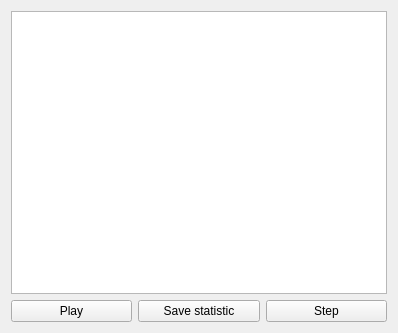
<?xml version="1.0" encoding="UTF-8"?>
<ui version="4.0">
 <class>simulation_view</class>
 <widget class="QWidget" name="simulation_view">
  <property name="geometry">
   <rect>
    <x>0</x>
    <y>0</y>
    <width>398</width>
    <height>333</height>
   </rect>
  </property>
  <property name="maximumSize">
   <size>
    <width>1920</width>
    <height>1000</height>
   </size>
  </property>
  <property name="windowTitle">
   <string>Form</string>
  </property>
  <layout class="QGridLayout" name="gridLayout">
   <item row="0" column="0">
    <layout class="QVBoxLayout" name="verticalLayout">
     <item>
      <layout class="QHBoxLayout" name="visualization_area">
       <item>
        <widget class="QGraphicsView" name="visualization_canvas"/>
       </item>
      </layout>
     </item>
     <item>
      <layout class="QHBoxLayout" name="control_area">
       <item>
        <widget class="QPushButton" name="play_pause_button">
         <property name="sizePolicy">
          <sizepolicy hsizetype="Preferred" vsizetype="Fixed">
           <horstretch>0</horstretch>
           <verstretch>0</verstretch>
          </sizepolicy>
         </property>
         <property name="text">
          <string>Play</string>
         </property>
        </widget>
       </item>
       <item>
        <widget class="QPushButton" name="save_statistic">
         <property name="text">
          <string>Save statistic</string>
         </property>
        </widget>
       </item>
       <item>
        <widget class="QPushButton" name="step_button">
         <property name="text">
          <string>Step</string>
         </property>
        </widget>
       </item>
      </layout>
     </item>
    </layout>
   </item>
  </layout>
 </widget>
 <resources/>
 <connections>
  <connection>
   <sender>play_pause_button</sender>
   <signal>clicked()</signal>
   <receiver>simulation_view</receiver>
   <slot>playPause()</slot>
   <hints>
    <hint type="sourcelabel">
     <x>103</x>
     <y>275</y>
    </hint>
    <hint type="destinationlabel">
     <x>198</x>
     <y>149</y>
    </hint>
   </hints>
  </connection>
  <connection>
   <sender>step_button</sender>
   <signal>clicked()</signal>
   <receiver>simulation_view</receiver>
   <slot>step()</slot>
   <hints>
    <hint type="sourcelabel">
     <x>294</x>
     <y>275</y>
    </hint>
    <hint type="destinationlabel">
     <x>198</x>
     <y>149</y>
    </hint>
   </hints>
  </connection>
  <connection>
   <sender>save_statistic</sender>
   <signal>clicked()</signal>
   <receiver>simulation_view</receiver>
   <slot>saveStatistic()</slot>
   <hints>
    <hint type="sourcelabel">
     <x>198</x>
     <y>309</y>
    </hint>
    <hint type="destinationlabel">
     <x>198</x>
     <y>166</y>
    </hint>
   </hints>
  </connection>
 </connections>
 <slots>
  <slot>playPause()</slot>
  <slot>step()</slot>
  <slot>saveStatistic()</slot>
 </slots>
</ui>
